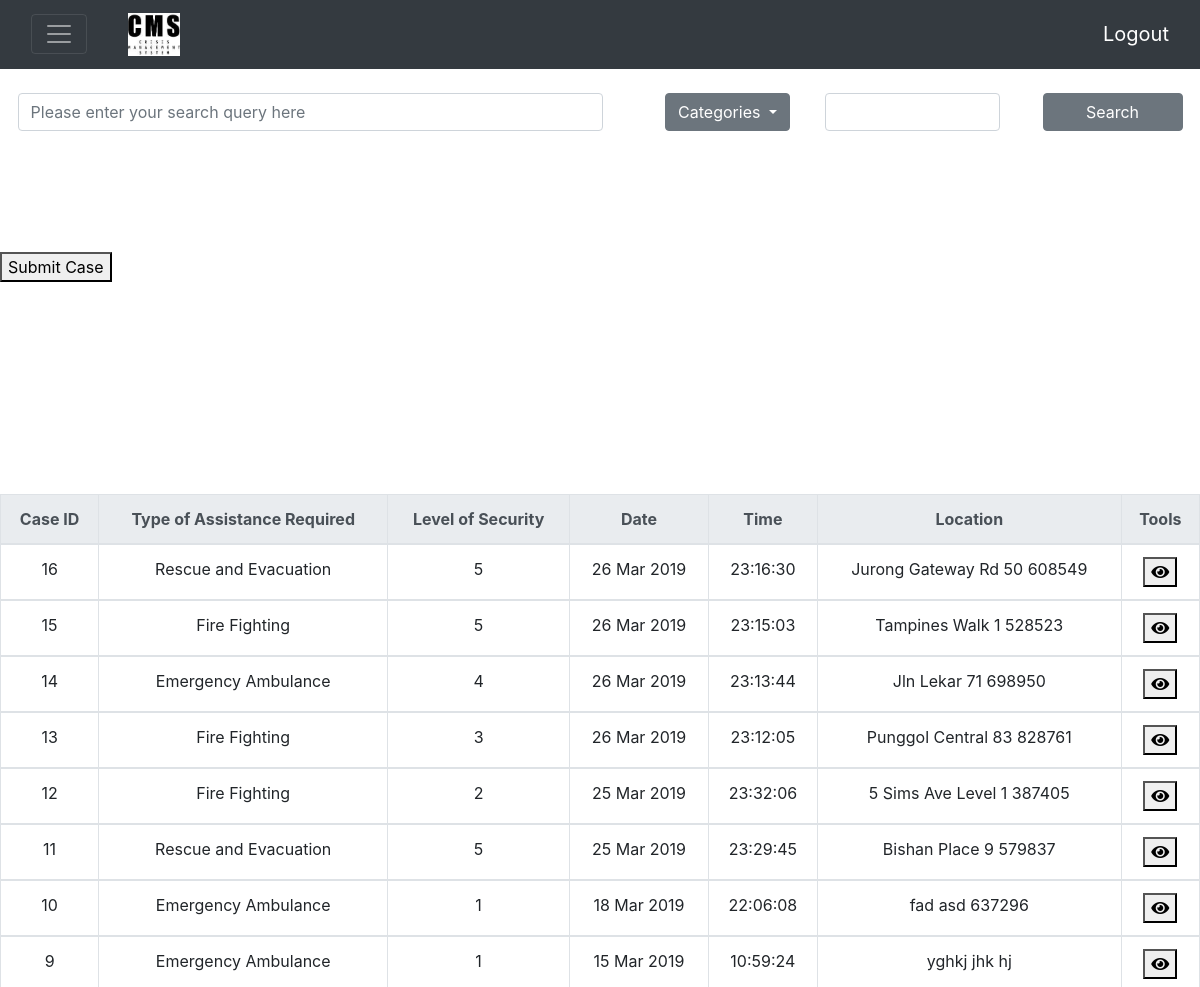
/cms/ (signed in), run on an earlier commit of the app's database.
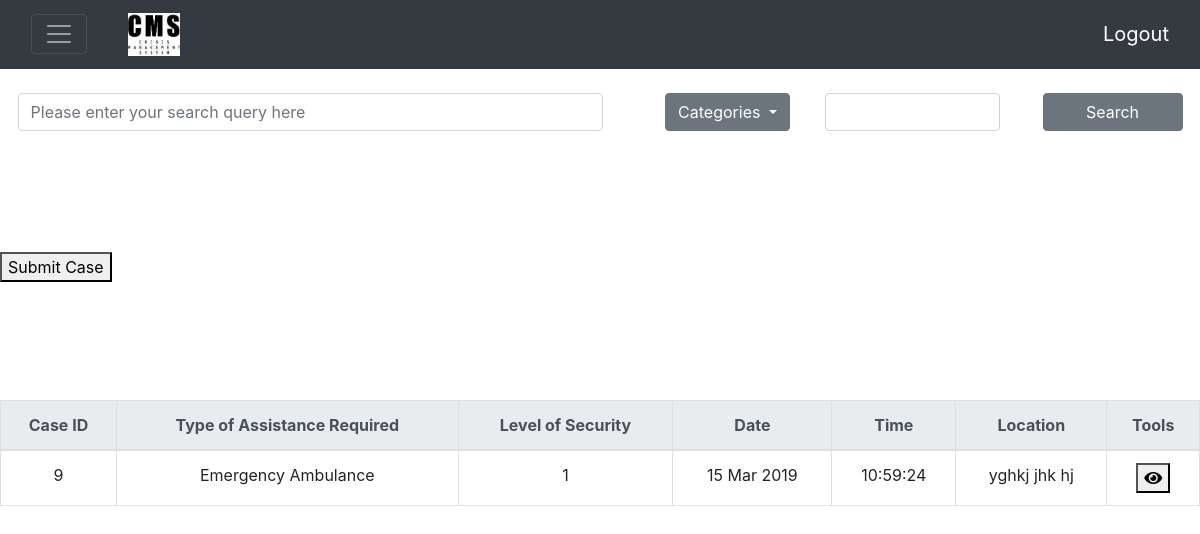
And on a later commit of the database.
### cms/models.py (models this page shows)
class Incident(models.Model):
	Fire = 'FIR'
	Haze = 'HAZ'
	Bird = 'BIR'
	Tsunami = 'TSU'
	Aftershock = 'AFT'
	Terrorist = 'TER'
	INCIDENT_TYPE_CHOICES = (
		(Fire,'Fire outbreak'),
		(Haze, 'Haze'),
		(Bird, 'Bird flu outbreak'),
		(Tsunami, 'Tsunami'),
		(Aftershock, 'Earthquake Aftershock'),
		(Terrorist, 'Terrorist Activity')
	)
	id = models.AutoField(primary_key=True)
	submitter = models.ForeignKey(
		User,
		on_delete=models.CASCADE,
		null=True)
	caller = models.CharField(
		max_length=50,
		default='Anonymous')
	message = models.CharField(
		max_length=100,
		default='All is good')
	incident_type = models.CharField(
		max_length=3,
		choices=INCIDENT_TYPE_CHOICES,
		)
	incident_date = models.DateTimeField('date incident happens',
											auto_now_add=True)
	assistance_type = models.ForeignKey(
		Assistance,
		on_delete=models.CASCADE)
	severity = models.IntegerField(default=1,
		choices=(
			(1,'1'),
			(2,'2'),
			(3,'3'),
			(4,'4'),
			(5,'5'),
			))
	location = models.TextField(default ='Singapore')
	is_closed = models.BooleanField(default=False)
	incident_closed_date = models.DateTimeField(null=True)
	lat = models.FloatField(null=True)
	long = models.FloatField(null=True)
	class Meta:
		ordering = ["-incident_date"]

class Assistance(models.Model):
	number = models.CharField(
		max_length=8)
	name = models.CharField(
		max_length=50)
	def __str__(self):
		return self.name

### cms/views.py (the view)
# urls.py: path('', views.IndexView.as_view(), name='home'),
class IndexView(LoginRequiredMixin, generic.ListView):
	model = Incident
	context_object_name = 'incident_list'
	template_name = 'cms/index.html'
	conditions ={
		"severity": "severity",
		"date" : "incident_date__date"
	}
	def get_context_data(self, **kwargs):
		context = super().get_context_data(**kwargs)
		context['filter'] = IncidentFilter(self.request.GET,queryset=self.get_queryset())
		return context

### cms/templates/cms/index.html (shortened to what this page needs)
{% include "cms/nav bar.html" %}
{% block content %}
{% load tz %}
{% load static %}
<html>
<head>
	<link rel="stylesheet" href="https://use.fontawesome.com/releases/v5.7.2/css/all.css">
	<link rel="stylesheet" href="http://code.jquery.com/ui/1.11.0/themes/smoothness/jquery-ui.css">
</head>
<body>
	<div class="container-fluid">
	<form id="filter" method="GET">
		<div class="row" style="margin-top: 2%;">
			<div class="col-md-6">
				<input type="text" class="form-control" placeholder="Please enter your search query here" name="id" id="id_id">
			</div>
			<div class="col-md-2 text-right">
				<div class="dropdown">
						<button class="btn btn-secondary dropdown-toggle" type="button" id="dropdownMenuButton" data-toggle="dropdown" aria-haspopup="true" aria-expanded="false">
							Categories
						</button>
				</div>
			</div>
			<div class="col-md-2 text-center" >
					<input type="text" name="incident_day" value="" class="datepicker form-control" id="id_incident_day" autocomplete="off">
			</div>
			<div class="col-md-2 text-center">
					<button type="submit" class="btn btn-secondary" id="search">Search</button>
			</div>
		</div>
		</form>
	{% if incident_list %}
		<table class = "table table-bordered table-hover" id="maintable">
			<thead class="thead-light">
				<tr>
					<th scope="col" onclick="sort(0)">Case ID</th>
					<th scope="col">Type of Assistance Required</th>
					<th scope="col" onclick="sort(2)">Level of Security</th>
					<th scope="col" onclick="sort(3)">Date</th>
					<th scope="col" onclick="sort(4)">Time</th>
					<th scope="col">Location</th>
					<th scope="col">Tools</th>
				</tr>
			</thead>
			{% for incident in filter.qs %}
			<tbody>
			{% if incident.is_closed == False %}
			<tr id = "rowid">
				<td>{{ incident.id }}</td>
				<td>{{ incident.assistance_type }}</td>
				<td>{{ incident.severity }}</td>
				{% timezone "Asia/Singapore" %}
				<td>{{ incident.incident_date|date:"d M Y" }}</td>
				<td>{{ incident.incident_date|date:"H:i:s"}}</td>
				{% endtimezone %}
				<td>{{incident.location}}</td>
				<td style="text-align: center;">
					<button class= case-detail btn data-id="{% url 'cms:case' incident.pk %}" ><i class="fas fa-eye"  ></i></button>
				</td>
			</tr>
			{% endif %}
			{% endfor %}
			</tbody>
		</table>
	{% else %}
		<p>No incidents are available.</p>
	{% endif %}
	</div>
	<form action="{% url 'cms:create-incident' %}">
	<button type="submit">Submit Case</button>
	</form>
</body>
{% endblock %}
</html>

### cms/templates/cms/nav bar.html (shortened to what this page needs)
<!DOCTYPE html>
<html lang="en">
<head>
	{% load staticfiles %}
	<link rel="stylesheet" href="{% static 'cms/css/bootstrap.min.css' %}" type='text/css' />
	<link rel="stylesheet" href="https://use.fontawesome.com/releases/v5.7.2/css/all.css"
>
</head>
</head>
<body>
	<div class="container-fluid">
		<nav class="navbar navbar-dark bg-dark">
			<div class="col-md-1">
				<button class="navbar-toggler" type="button" data-toggle="collapse" data-target="#navbarToggleExternalContent"
					aria-controls="navbarToggleExternalContent" aria-expanded="false" aria-label="Toggle navigation">
					<span class="navbar-toggler-icon" onclick="openNav()"></span>
				</button>
			</div>
			<div class="col-md-9">
				<a class="navbar-brand" href="#">
					<img src="{% static 'cms/logo.png' %}" class="img-responsive center-block">
				</a>
			</div>
			<div class="col-md-2">
				<a href="#" style="float:right;">Logout</a>
			</div>
		</nav>
	</div>
</body>

### cms/templates/cms/nav bar.html (style rules this page uses)
img { width: 37%; position: static; }
nav a { color: white; font-size: 20px; padding: 0px; }
.navbar-toggler { border: 1px solid black; }
.container-fluid { padding: 0; }

### cms/templates/cms/index.html (style rules this page uses)
table { position: absolute; top: 50%; text-align: center; }
input[type=text] { position: relative; left: 3%; }
#search { width: 80%; }

What changed in the data, as far as the page shows it:
removed Incident: id "16", assistance_type "Rescue and Evacuation", severity "5", incident_date "26 Mar 2019", incident_date "23:16:30", location "Jurong Gateway Rd 50 608549"
removed Incident: id "15", assistance_type "Fire Fighting", severity "5", incident_date "26 Mar 2019", incident_date "23:15:03", location "Tampines Walk 1 528523"
removed Incident: id "14", assistance_type "Emergency Ambulance", severity "4", incident_date "26 Mar 2019", incident_date "23:13:44", location "Jln Lekar 71 698950"
removed Incident: id "13", assistance_type "Fire Fighting", severity "3", incident_date "26 Mar 2019", incident_date "23:12:05", location "Punggol Central 83 828761"
removed Incident: id "12", assistance_type "Fire Fighting", severity "2", incident_date "25 Mar 2019", incident_date "23:32:06", location "5 Sims Ave Level 1 387405"
removed Incident: id "11", assistance_type "Rescue and Evacuation", severity "5", incident_date "25 Mar 2019", incident_date "23:29:45", location "Bishan Place 9 579837"
removed Incident: id "10", assistance_type "Emergency Ambulance", severity "1", incident_date "18 Mar 2019", incident_date "22:06:08", location "fad asd 637296"
